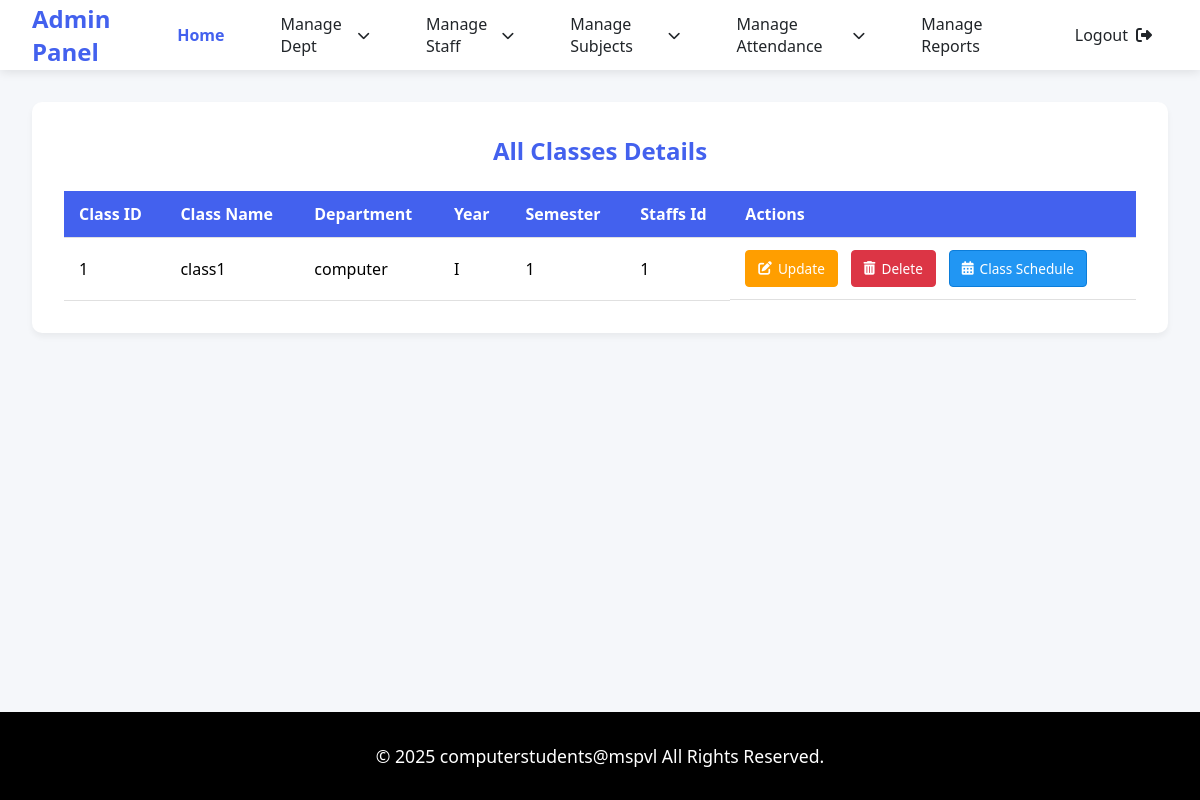
The page /view_class on the database as committed earlier.
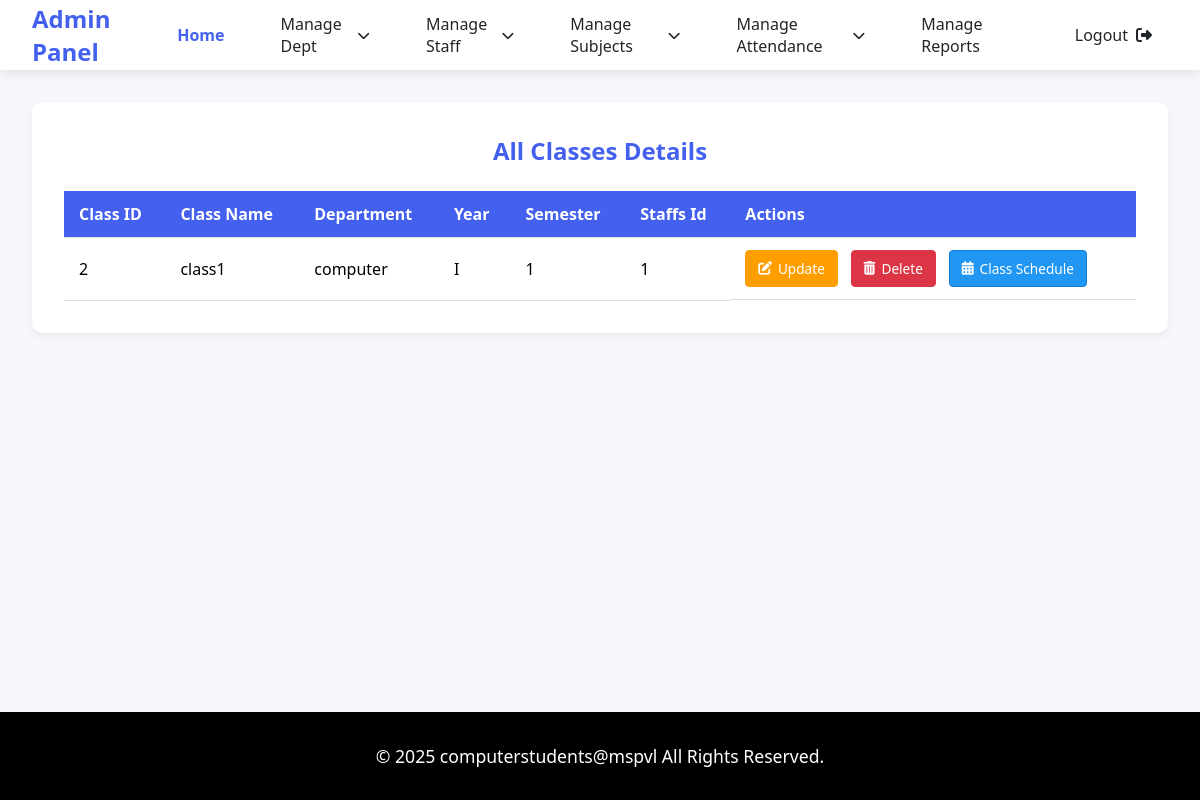
The same page on the database as committed later.
### tables this page shows
CREATE TABLE "classes_tb" (
	"classid"	INTEGER NOT NULL,
	"classname"	TEXT NOT NULL UNIQUE,
	"dept"	TEXT NOT NULL,
	"year"	TEXT NOT NULL,
	"sem"	TEXT NOT NULL,
	"staffsid"	TEXT NOT NULL,
	PRIMARY KEY("classid")
);

### app.py (the view)
@app.route('/view_class')
def view_class():
    con = sqlite3.connect('spm_db.db')
    cur = con.cursor()
    cur.execute("SELECT * FROM classes_tb")
    data = cur.fetchall()
    con.close()
    return render_template('admin/view_class.html', data = data)

### templates/admin/view_class.html (shortened to what this page needs)
<!DOCTYPE html>
<html lang="en">
<head>
    <link rel="stylesheet" href="https://cdnjs.cloudflare.com/ajax/libs/font-awesome/6.4.0/css/all.min.css">
    <link rel="stylesheet" href="static/css/style.css">
</head>
<body>
    <nav class="navbar">
        <a href="#" class="navbar-brand">Admin Panel</a>
        <div class="nav-menu">
            <a href="{{url_for('admin_dashboard')}}" class="nav-item active">Home</a>
            <div class="dropdown">
                <a href="#" class="nav-item dropdown-toggle">Manage Dept</a>
            </div>
            <div class="dropdown">
                <a href="#" class="nav-item dropdown-toggle">Manage Staff</a>
            </div>
            <div class="dropdown">
                <a href="#" class="nav-item dropdown-toggle">Manage Subjects</a>
            </div>
            <div class="dropdown">
                <a href="#" class="nav-item dropdown-toggle">Manage Attendance</a>
            </div>
            <a href="report_generate_form.html" class="nav-item">Manage Reports</a>
            <a href="{{url_for('login')}}"class="nav-item" id="logout-link">
                <span>Logout</span>
                <i class="fas fa-sign-out-alt"></i>
            </a>
        </div>
    </nav>
    <div class="main-content">
        <div class="table-container">
            <h2>All Classes Details</h2>
            <table class="dept-table">
                <thead>
                    <tr>
                        <th>Class ID</th>
                        <th>Class Name</th>
                        <th>Department</th>
                        <th>Year</th>
                        <th>Semester</th>
                        <th>Staffs Id </th>
                        <th>Actions</th>
                    </tr>
                </thead>
                <tbody>
                    {% for row in data %}
                    <tr>
                        <td>{{ row[0] }}</td>
                        <td>{{ row[1] }}</td>
                        <td>{{ row[2] }}</td>
                        <td>{{ row[3] }}</td>
                        <td>{{ row[4] }}</td>
                        <td>{{ row[5] }}</td>
                        <td class="action-buttons">
                            <a href="{{ url_for('update_class_form', classid=row[0],classname=row[1],dept=row[2],year=row[3],sem=row[4]) }}" class="btn-update">
                                <i class="fas fa-edit"></i> Update
                            </a>
                            <a href="{{ url_for('delete_class', classid=row[0]) }}" class="btn-delete" onclick="return confirm('Are you sure you want to delete this department?')">
                                <i class="fas fa-trash-alt"></i> Delete
                            </a>
                            <a href="{{ url_for('class_schedule') }}" class="btn-merge" title="Merge Timetable">
                                <i class="fas fa-calendar-alt"></i> Class Schedule
                            </a>
                        </td>
                    </tr>
                    {% endfor %}
                </tbody>
            </table>
        </div>
    </div>
    <footer class="footer">
        <p class="copyright">© 2025 computerstudents@mspvl All Rights Reserved.</p>
    </footer>
</body>
</html>

### static/css/style.css (style rules this page uses)
:root { --primary: #4361ee; --primary-dark: #3a0ca3; --secondary: #4cc9f0; --light: #f8f9fa; --dark: #212529; --success: #38b000; --warning: #ff9e00; }
* { margin: 0; padding: 0; box-sizing: border-box; font-family: 'Segoe UI', Tahoma, Geneva, Verdana, sans-serif; }
body { background-color: #f5f7fa; display: flex; flex-direction: column; min-height: 100vh; }
.navbar { background: white; box-shadow: 0 2px 10px rgba(0,0,0,0.1); padding: 0 2rem; height: 70px; display: flex; justify-content: space-between; align-items: center; position: fixed; width: 100%; top: 0; z-index: 1000; }
.navbar-brand { font-size: 1.5rem; font-weight: 700; color: var(--primary); text-decoration: none; }
.nav-menu { display: flex; gap: 1.5rem; height: 100%; }
.nav-item { display: flex; align-items: center; padding: 0 1rem; color: var(--dark); text-decoration: none; font-weight: 500; height: 100%; transition: all 0.3s; position: relative; }
.nav-item.active { color: var(--primary); font-weight: 600; }
.dropdown { position: relative; height: 100%; }
.dropdown-toggle::after { content: '\f078'; font-family: 'Font Awesome 6 Free'; font-weight: 900; margin-left: 8px; font-size: 0.8rem; }
#logout-link i { margin-left: 0.5rem; }
.main-content { margin-top: 70px; padding: 2rem; flex: 1; }
.footer { background: black; color: white; padding: 2rem; text-align: center; margin-top: auto; font-size: 1.1rem; }
.copyright { font-weight: 500; }
.table-container { background: white; border-radius: 10px; padding: 2rem; box-shadow: 0 4px 6px rgba(0,0,0,0.05); margin-bottom: 2rem; }
.table-container h2 { color: var(--primary); margin-bottom: 1.5rem; text-align: center; font-size: 1.5rem; }
.dept-table { width: 100%; border-collapse: collapse; margin-top: 1rem; }
.dept-table th, .dept-table td { padding: 12px 15px; text-align: left; border-bottom: 1px solid #e0e0e0; }
.dept-table th { background-color: var(--primary); color: white; font-weight: 600; position: sticky; top: 0; }
.action-buttons { display: flex; gap: 0.8rem; }
.btn-update, .btn-delete, .btn-merge { padding: 8px 12px; border-radius: 4px; font-size: 0.85rem; text-decoration: none; display: inline-flex; align-items: center; gap: 6px; transition: all 0.2s ease; font-weight: 500; }
.btn-update { background-color: var(--warning); color: white; border: 1px solid var(--warning); }
.btn-delete { background-color: #dc3545; color: white; border: 1px solid #dc3545; }
.btn-merge { background-color: #2196F3; border: 1px solid #0b7dda; color:white; }

Rows that differ between the two databases and show on the page:
removed classes_tb: classid "1", classname "class1", dept "computer", year "I", sem "1", staffsid "1"
added classes_tb: classid "2", classname "class1", dept "computer", year "I", sem "1", staffsid "1"
